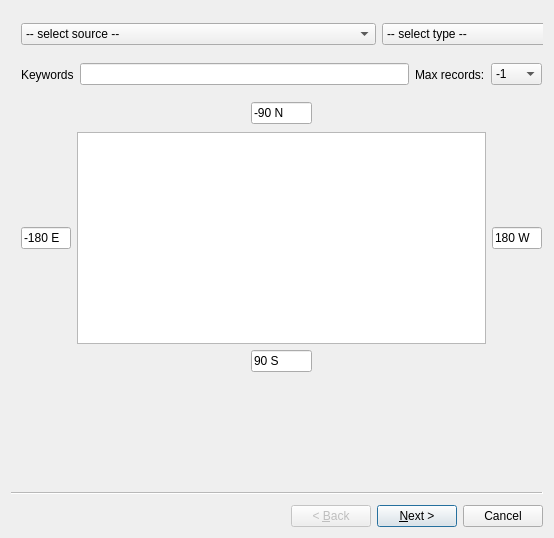
<?xml version="1.0" encoding="UTF-8"?>
<ui version="4.0">
 <class>ImportWindow</class>
 <widget class="QWizard" name="ImportWindow">
  <property name="windowModality">
   <enum>Qt::NonModal</enum>
  </property>
  <property name="geometry">
   <rect>
    <x>0</x>
    <y>0</y>
    <width>554</width>
    <height>538</height>
   </rect>
  </property>
  <property name="sizePolicy">
   <sizepolicy hsizetype="Maximum" vsizetype="Maximum">
    <horstretch>0</horstretch>
    <verstretch>0</verstretch>
   </sizepolicy>
  </property>
  <property name="minimumSize">
   <size>
    <width>554</width>
    <height>431</height>
   </size>
  </property>
  <property name="windowTitle">
   <string>Import NetCDF</string>
  </property>
  <widget class="QWizardPage" name="inputPage">
   <widget class="QWidget" name="layoutWidget">
    <property name="geometry">
     <rect>
      <x>10</x>
      <y>10</y>
      <width>672</width>
      <height>27</height>
     </rect>
    </property>
    <layout class="QHBoxLayout" name="horizontalLayout">
     <item>
      <widget class="QComboBox" name="cmbUrl">
       <property name="sizePolicy">
        <sizepolicy hsizetype="Preferred" vsizetype="Maximum">
         <horstretch>0</horstretch>
         <verstretch>0</verstretch>
        </sizepolicy>
       </property>
       <property name="minimumSize">
        <size>
         <width>0</width>
         <height>0</height>
        </size>
       </property>
       <property name="maximumSize">
        <size>
         <width>16777215</width>
         <height>16777215</height>
        </size>
       </property>
       <item>
        <property name="text">
         <string>-- select source --</string>
        </property>
       </item>
       <item>
        <property name="text">
         <string>http://www.smast.umassd.edu:8080/thredds</string>
        </property>
       </item>
       <item>
        <property name="text">
         <string>http://cida.usgs.gov/geonetwork/srv/en/main.home</string>
        </property>
       </item>
       <item>
        <property name="text">
         <string>http://cmgds.marine.usgs.gov/geonetwork/srv/en/main.home</string>
        </property>
       </item>
       <item>
        <property name="text">
         <string>http://www.nodc.noaa.gov/geoportal/</string>
        </property>
       </item>
       <item>
        <property name="text">
         <string>http://www.ngdc.noaa.gov/geoportal/</string>
        </property>
       </item>
       <item>
        <property name="text">
         <string>http://geoport.whoi.edu/geoportal/</string>
        </property>
       </item>
       <item>
        <property name="text">
         <string>http://geoport.whoi.edu/gi-cat/</string>
        </property>
       </item>
       <item>
        <property name="text">
         <string>http://geo.gov.ckan.org/dataset</string>
        </property>
       </item>
      </widget>
     </item>
     <item>
      <widget class="QComboBox" name="cmbType">
       <item>
        <property name="text">
         <string>-- select type --</string>
        </property>
       </item>
       <item>
        <property name="text">
         <string>Thredds</string>
        </property>
       </item>
       <item>
        <property name="text">
         <string>GeoNetwork</string>
        </property>
       </item>
       <item>
        <property name="text">
         <string>GeoCatalog</string>
        </property>
       </item>
      </widget>
     </item>
     <item>
      <widget class="QComboBox" name="cmbService">
       <property name="sizePolicy">
        <sizepolicy hsizetype="Fixed" vsizetype="Fixed">
         <horstretch>0</horstretch>
         <verstretch>0</verstretch>
        </sizepolicy>
       </property>
       <item>
        <property name="text">
         <string>-- select service --</string>
        </property>
       </item>
       <item>
        <property name="text">
         <string>None</string>
        </property>
       </item>
       <item>
        <property name="text">
         <string notr="true">CSW</string>
        </property>
       </item>
       <item>
        <property name="text">
         <string notr="true">OpenDAP</string>
        </property>
       </item>
       <item>
        <property name="text">
         <string>WCS</string>
        </property>
       </item>
       <item>
        <property name="text">
         <string notr="true">WMS</string>
        </property>
       </item>
      </widget>
     </item>
    </layout>
   </widget>
   <widget class="QWidget" name="bboxWidget" native="true">
    <property name="geometry">
     <rect>
      <x>10</x>
      <y>90</y>
      <width>521</width>
      <height>271</height>
     </rect>
    </property>
    <widget class="QWidget" name="layoutWidget_2">
     <property name="geometry">
      <rect>
       <x>0</x>
       <y>0</y>
       <width>521</width>
       <height>271</height>
      </rect>
     </property>
     <layout class="QGridLayout" name="bboxLayout">
      <item row="1" column="0">
       <widget class="QLineEdit" name="txtE">
        <property name="sizePolicy">
         <sizepolicy hsizetype="Minimum" vsizetype="Fixed">
          <horstretch>0</horstretch>
          <verstretch>0</verstretch>
         </sizepolicy>
        </property>
        <property name="minimumSize">
         <size>
          <width>50</width>
          <height>0</height>
         </size>
        </property>
        <property name="text">
         <string>-180 E</string>
        </property>
       </widget>
      </item>
      <item row="1" column="2">
       <widget class="QLineEdit" name="txtW">
        <property name="sizePolicy">
         <sizepolicy hsizetype="Minimum" vsizetype="Fixed">
          <horstretch>0</horstretch>
          <verstretch>0</verstretch>
         </sizepolicy>
        </property>
        <property name="minimumSize">
         <size>
          <width>50</width>
          <height>0</height>
         </size>
        </property>
        <property name="maximumSize">
         <size>
          <width>200</width>
          <height>16777215</height>
         </size>
        </property>
        <property name="text">
         <string>180 W</string>
        </property>
       </widget>
      </item>
      <item row="0" column="1">
       <layout class="QHBoxLayout" name="horizontalLayout_2">
        <item>
         <spacer name="horizontalSpacer">
          <property name="orientation">
           <enum>Qt::Horizontal</enum>
          </property>
          <property name="sizeHint" stdset="0">
           <size>
            <width>220</width>
            <height>25</height>
           </size>
          </property>
         </spacer>
        </item>
        <item>
         <widget class="QLineEdit" name="txtN">
          <property name="text">
           <string>-90 N</string>
          </property>
         </widget>
        </item>
        <item>
         <spacer name="horizontalSpacer_2">
          <property name="orientation">
           <enum>Qt::Horizontal</enum>
          </property>
          <property name="sizeHint" stdset="0">
           <size>
            <width>220</width>
            <height>20</height>
           </size>
          </property>
         </spacer>
        </item>
       </layout>
      </item>
      <item row="2" column="1">
       <layout class="QHBoxLayout" name="horizontalLayout_3">
        <item>
         <spacer name="horizontalSpacer_3">
          <property name="orientation">
           <enum>Qt::Horizontal</enum>
          </property>
          <property name="sizeHint" stdset="0">
           <size>
            <width>220</width>
            <height>20</height>
           </size>
          </property>
         </spacer>
        </item>
        <item>
         <widget class="QLineEdit" name="txtS">
          <property name="text">
           <string>90 S</string>
          </property>
         </widget>
        </item>
        <item>
         <spacer name="horizontalSpacer_4">
          <property name="orientation">
           <enum>Qt::Horizontal</enum>
          </property>
          <property name="sizeHint" stdset="0">
           <size>
            <width>220</width>
            <height>20</height>
           </size>
          </property>
         </spacer>
        </item>
       </layout>
      </item>
      <item row="1" column="1">
       <widget class="QGraphicsView" name="graphicsView"/>
      </item>
     </layout>
    </widget>
   </widget>
   <widget class="QWidget" name="layoutWidget">
    <property name="geometry">
     <rect>
      <x>10</x>
      <y>50</y>
      <width>521</width>
      <height>27</height>
     </rect>
    </property>
    <layout class="QHBoxLayout" name="horizontalLayout_6">
     <item>
      <widget class="QLabel" name="label_4">
       <property name="text">
        <string>Keywords</string>
       </property>
      </widget>
     </item>
     <item>
      <widget class="QLineEdit" name="leKeywords"/>
     </item>
     <item>
      <widget class="QLabel" name="label_3">
       <property name="text">
        <string>Max records:</string>
       </property>
      </widget>
     </item>
     <item>
      <widget class="QComboBox" name="cmbMaxRec">
       <item>
        <property name="text">
         <string notr="true">-1</string>
        </property>
       </item>
       <item>
        <property name="text">
         <string notr="true">10</string>
        </property>
       </item>
       <item>
        <property name="text">
         <string notr="true">20</string>
        </property>
       </item>
       <item>
        <property name="text">
         <string notr="true">30</string>
        </property>
       </item>
       <item>
        <property name="text">
         <string notr="true">40</string>
        </property>
       </item>
       <item>
        <property name="text">
         <string notr="true">50</string>
        </property>
       </item>
       <item>
        <property name="text">
         <string notr="true">100</string>
        </property>
       </item>
      </widget>
     </item>
    </layout>
   </widget>
  </widget>
  <widget class="QWizardPage" name="treePage">
   <widget class="QWidget" name="verticalLayoutWidget">
    <property name="geometry">
     <rect>
      <x>10</x>
      <y>10</y>
      <width>521</width>
      <height>451</height>
     </rect>
    </property>
    <layout class="QVBoxLayout" name="verticalLayout_3">
     <item>
      <widget class="QLabel" name="lblInfo">
       <property name="sizePolicy">
        <sizepolicy hsizetype="Preferred" vsizetype="Fixed">
         <horstretch>0</horstretch>
         <verstretch>0</verstretch>
        </sizepolicy>
       </property>
       <property name="minimumSize">
        <size>
         <width>0</width>
         <height>50</height>
        </size>
       </property>
       <property name="autoFillBackground">
        <bool>false</bool>
       </property>
       <property name="styleSheet">
        <string notr="true">background-color: rgb(255, 255, 255);
border-color: rgb(0, 0, 0);
gridline-color: rgb(0, 0, 0);</string>
       </property>
       <property name="text">
        <string>URL INFO</string>
       </property>
      </widget>
     </item>
     <item>
      <layout class="QHBoxLayout" name="horizontalLayout_4">
       <item>
        <spacer name="horizontalSpacer_6">
         <property name="orientation">
          <enum>Qt::Horizontal</enum>
         </property>
         <property name="sizeHint" stdset="0">
          <size>
           <width>40</width>
           <height>20</height>
          </size>
         </property>
        </spacer>
       </item>
       <item>
        <widget class="QPushButton" name="btAddTo">
         <property name="text">
          <string>&gt;&gt;</string>
         </property>
        </widget>
       </item>
       <item>
        <widget class="QPushButton" name="btRem">
         <property name="text">
          <string>&lt;&lt;</string>
         </property>
        </widget>
       </item>
       <item>
        <spacer name="horizontalSpacer_5">
         <property name="orientation">
          <enum>Qt::Horizontal</enum>
         </property>
         <property name="sizeHint" stdset="0">
          <size>
           <width>40</width>
           <height>10</height>
          </size>
         </property>
        </spacer>
       </item>
      </layout>
     </item>
     <item>
      <widget class="QSplitter" name="splitter">
       <property name="orientation">
        <enum>Qt::Horizontal</enum>
       </property>
       <property name="handleWidth">
        <number>10</number>
       </property>
       <widget class="QTreeView" name="treeView">
        <property name="sizePolicy">
         <sizepolicy hsizetype="Maximum" vsizetype="Maximum">
          <horstretch>0</horstretch>
          <verstretch>0</verstretch>
         </sizepolicy>
        </property>
        <property name="minimumSize">
         <size>
          <width>0</width>
          <height>353</height>
         </size>
        </property>
        <property name="maximumSize">
         <size>
          <width>16777215</width>
          <height>250</height>
         </size>
        </property>
       </widget>
       <widget class="QListView" name="listView"/>
      </widget>
     </item>
    </layout>
   </widget>
  </widget>
 </widget>
 <resources/>
 <connections/>
</ui>
